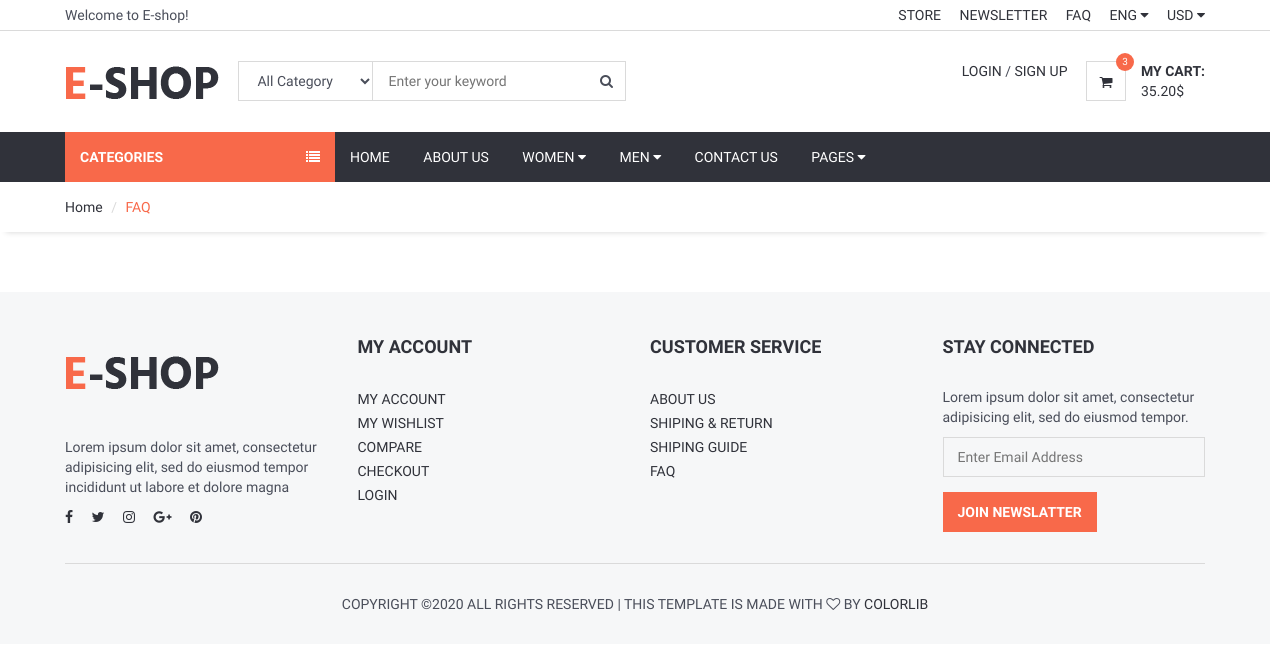
/faq/, run on an earlier commit of the app's database.
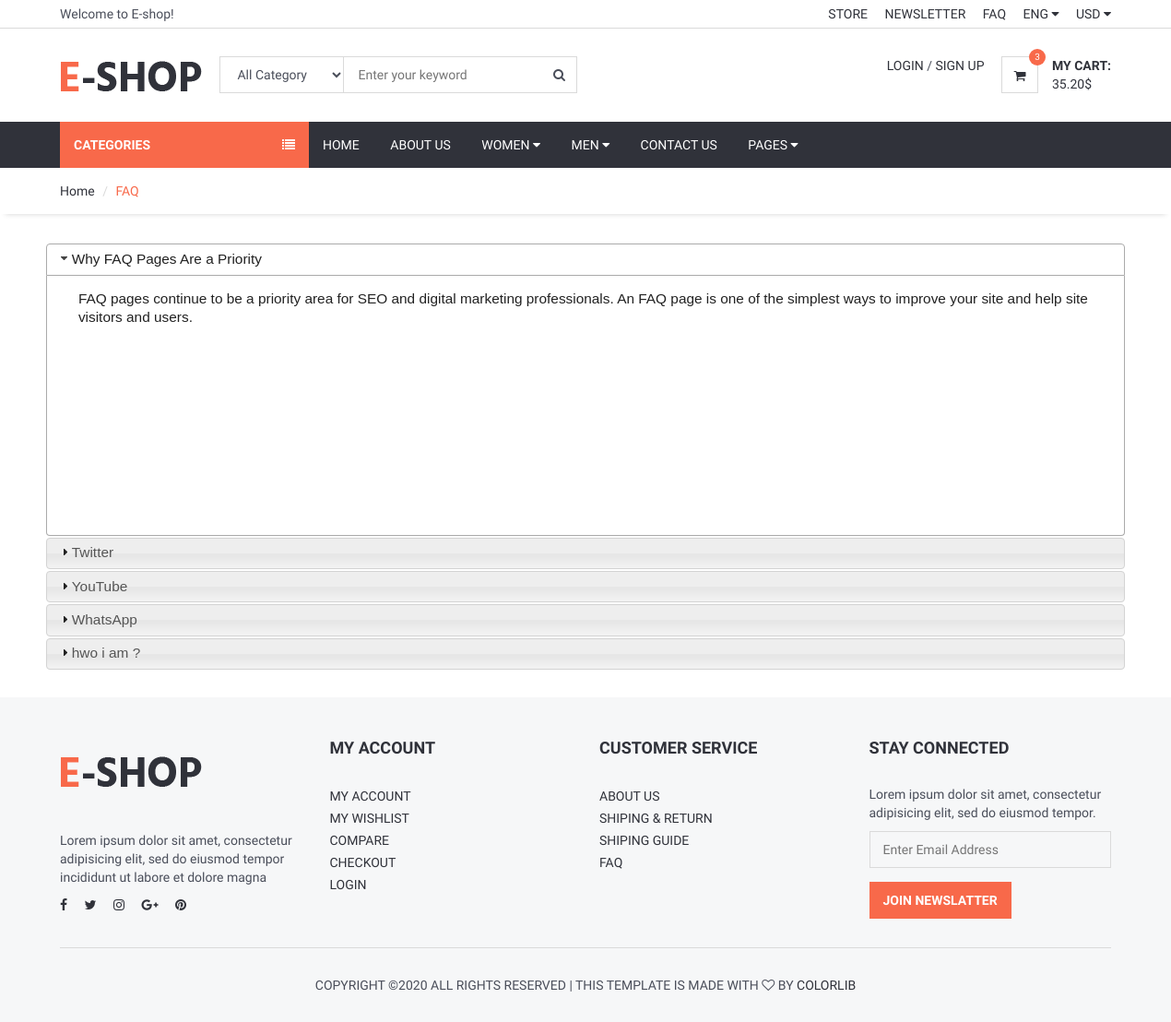
And on a later commit of the database.
### home/models.py (models this page shows, shortened)
class FAQ(models.Model):
    STATUS = (
        ('True', 'True'),
        ('False', 'False'),
    )
    order_number = models.IntegerField()
    question = models.CharField(max_length=200)
    answer = RichTextUploadingField()
    status = models.CharField(max_length=5, choices=STATUS)
    create_at=models.DateTimeField(auto_now_add=True)
    update_at=models.DateTimeField(auto_now=True)

### home/views.py (the view)
# urls.py: path('faq/', views.faq, name='faq'),
def faq(request):
    category = Category.objects.all()
    faq = FAQ.objects.filter(status="True").order_by("order_number")
    context = {
        "category": category,
        "faq": faq,
    }
    return render(request, 'faq.html', context)

### home/templates/faq.html (shortened to what this page needs)
{% extends 'homebase.html' %}
{% block sidebar %} {% include 'sidebar.html' %} {% endblock %}
{% block body %}
	<div id="breadcrumb">
		<div class="container">
			<ul class="breadcrumb">
                <li><a href="{% url 'index' %}">Home</a></li>
                <li class="active">FAQ</li>
			</ul>
		</div>
	</div>
	<div class="section">
		<div class="container">
			<div class="row">
                <div id="accordion">
                {% for faq_ans in faq %}
                    <h3>{{ faq_ans.question }}</h3>
                    <div>
                    <p>{{ faq_ans.answer|safe }}</p>
                 </div>
                {% endfor %}
            </div>
			</div>
		</div>
	</div>
{% endblock  %}

### home/templates/homebase.html (shortened to what this page needs)
{% load static %}
<!DOCTYPE html>
<html lang="en">
<head>
	<link type="text/css" rel="stylesheet" href="{% static 'css/bootstrap.min.css' %}"/>
	<link type="text/css" rel="stylesheet" href="{% static 'css/slick.css' %}" />
	<link type="text/css" rel="stylesheet" href="{% static 'css/slick-theme.css' %}" />
	<link type="text/css" rel="stylesheet" href="{% static 'css/nouislider.min.css' %}" />
	<link rel="stylesheet" href="{% static 'css/font-awesome.min.css' %}">
    <link type="text/css" rel="stylesheet" href="{% static 'css/style.css' %}" />
	<link rel="stylesheet" href="https://ajax.googleapis.com/ajax/libs/jqueryui/1.11.4/themes/smoothness/jquery-ui.css">
</head>
<body>
    {% include "header.html" %}
    {% block sidebar %} {% endblock %}
    {% block body %} {% endblock %}
	{% include 'footer.html' %}
</body>
</html>

### home/templates/header.html (shortened to what this page needs)
{% load static %}
	<header>
		<div id="top-header">
			<div class="container">
				<div class="pull-left">
					<span>Welcome to E-shop!</span>
				</div>
				<div class="pull-right">
					<ul class="header-top-links">
						<li><a href="#">Store</a></li>
						<li><a href="#">Newsletter</a></li>
						<li><a href="#">FAQ</a></li>
						<li class="dropdown default-dropdown">
							<a class="dropdown-toggle" data-toggle="dropdown" aria-expanded="true">ENG <i class="fa fa-caret-down"></i></a>
						</li>
						<li class="dropdown default-dropdown">
							<a class="dropdown-toggle" data-toggle="dropdown" aria-expanded="true">USD <i class="fa fa-caret-down"></i></a>
						</li>
					</ul>
				</div>
			</div>
		</div>
		<div id="header">
			<div class="container">
				<div class="pull-left">
					<div class="header-logo">
						<a class="logo" href="#">
							<img src="{% static 'img/logo.png' %}" alt="">
						</a>
					</div>
					<div class="header-search">
						<form action="/search/" method="POST">
							<input id="query" name="query" class="input search-input" type="text" placeholder="Enter your keyword">
							<select name="catid" class="input search-categories">
								<option value="0">All Category</option>
								{% load mptt_tags %}
							</select>
							<button class="search-btn"><i class="fa fa-search"></i></button>
						</form>
					</div>
				</div>
				<div class="pull-right">
					<ul class="header-btns">
						<li class="header-account dropdown default-dropdown">
							{% if user.id is not None %}
							<div class="dropdown-toggle" role="button" data-toggle="dropdown" aria-expanded="true">
								<div class="header-btns-icon">
									<img src="{{ request.session.userimage }}" style="height: 40px; border-radius: 30%">
								</div>
								<strong class="text-uppercase">{{ user.first_name }} <i class="fa fa-caret-down"></i></strong>
							</div>
							{% else %}
							<a href="{% url 'login_view' %}" class="text-uppercase">Login</a> / <a href="{% url 'signup_view' %}" class="text-uppercase">Sign Up</a>
							{% endif %}
						</li>
						<li class="header-cart dropdown default-dropdown">
							<a href="/order/shopcart">
								<div class="header-btns-icon">
									<i class="fa fa-shopping-cart"></i>
									<span class="qty">3</span>
								</div>
								<strong class="text-uppercase">My Cart:</strong>
								<br>
								<span>35.20$</span>
							</a>
						</li>
					</ul>
				</div>
			</div>
		</div>
	</header>

### home/templates/sidebar.html (shortened to what this page needs)
{% load static %}
<div id="navigation">
    <div class="container">
        <div id="responsive-nav">
            {% if page %}
                <div class="category-nav">
             {% else %}
                <div class="category-nav show-on-click">
            {% endif %}
                <span class="category-header">Categories <i class="fa fa-list"></i></span>
                <!-- {% load mptt_tags %}
                {% load mptt_tags %}
            </div>
            <div class="menu-nav">
                <ul class="menu-list">
                    <li><a href="/">Home</a></li>
                    <li><a href="/about">About Us</a></li>
                    <li class="dropdown mega-dropdown"><a class="dropdown-toggle" data-toggle="dropdown" aria-expanded="true">Women <i class="fa fa-caret-down"></i></a>
                    </li>
                    <li class="dropdown mega-dropdown full-width"><a class="dropdown-toggle" data-toggle="dropdown" aria-expanded="true">Men <i class="fa fa-caret-down"></i></a>
                    </li>
                    <li><a href="/contact">Contact Us</a></li>
                    <li class="dropdown default-dropdown"><a class="dropdown-toggle" data-toggle="dropdown" aria-expanded="true">Pages <i class="fa fa-caret-down"></i></a>
                    </li>
                </ul>
            </div>
        </div>
    </div>
</div>

### home/templates/footer.html (shortened to what this page needs)
{% load static %}
	<footer id="footer" class="section section-grey">
		<div class="container">
			<div class="row">
				<div class="col-md-3 col-sm-6 col-xs-6">
					<div class="footer">
						<div class="footer-logo">
							<a class="logo" href="#">
		            <img src="./img/logo.png" alt="">
		          </a>
						</div>
						<p>Lorem ipsum dolor sit amet, consectetur adipisicing elit, sed do eiusmod tempor incididunt ut labore et dolore magna</p>
						<ul class="footer-social">
							<li><a href="#"><i class="fa fa-facebook"></i></a></li>
							<li><a href="#"><i class="fa fa-twitter"></i></a></li>
							<li><a href="#"><i class="fa fa-instagram"></i></a></li>
							<li><a href="#"><i class="fa fa-google-plus"></i></a></li>
							<li><a href="#"><i class="fa fa-pinterest"></i></a></li>
						</ul>
					</div>
				</div>
				<div class="col-md-3 col-sm-6 col-xs-6">
					<div class="footer">
						<h3 class="footer-header">My Account</h3>
						<ul class="list-links">
							<li><a href="#">My Account</a></li>
							<li><a href="#">My Wishlist</a></li>
							<li><a href="#">Compare</a></li>
							<li><a href="#">Checkout</a></li>
							<li><a href="#">Login</a></li>
						</ul>
					</div>
				</div>
				<div class="col-md-3 col-sm-6 col-xs-6">
					<div class="footer">
						<h3 class="footer-header">Customer Service</h3>
						<ul class="list-links">
							<li><a href="#">About Us</a></li>
							<li><a href="#">Shiping & Return</a></li>
							<li><a href="#">Shiping Guide</a></li>
							<li><a href="#">FAQ</a></li>
						</ul>
					</div>
				</div>
				<div class="col-md-3 col-sm-6 col-xs-6">
					<div class="footer">
						<h3 class="footer-header">Stay Connected</h3>
						<p>Lorem ipsum dolor sit amet, consectetur adipisicing elit, sed do eiusmod tempor.</p>
						<form>
							<div class="form-group">
								<input class="input" placeholder="Enter Email Address">
							</div>
							<button class="primary-btn">Join Newslatter</button>
						</form>
					</div>
				</div>
			</div>
			<hr>
			<div class="row">
				<div class="col-md-8 col-md-offset-2 text-center">
					<div class="footer-copyright">
						Copyright &copy;<script>document.write(new Date().getFullYear());</script> All rights reserved | This template is made with <i class="fa fa-heart-o" aria-hidden="true"></i> by <a href="https://colorlib.com" target="_blank">Colorlib</a>
					</div>
				</div>
			</div>
		</div>
	</footer>
</body>
</html>

### home/static/css/style.css (style rules this page uses)
body { font-family: 'Hind', sans-serif; color: #4A4E5A; overflow-x: hidden; }
h1, h2, h3, h4, h5, h6 { color: #30323A; margin: 0 0 10px; font-weight: 700; }
a { color: #30323A; -webkit-transition: 0.3s color; transition: 0.3s color; }
strong { color: #30323A; }
ul, ol { margin: 0; padding: 0; list-style: none }
hr { margin-top: 15px; margin-bottom: 15px; border-color: #DADADA; }
.main-btn, .primary-btn { display: inline-block; padding: 10px 15px; text-transform: uppercase; font-weight: 700; border: none; -webkit-transition: 0.3s all; transition: 0.3s all; }
.primary-btn { color: #FFF; background-color: #F8694A; }
.input { width: 100%; height: 40px; padding: 0px 15px; border: none; background-color: transparent; -webkit-box-shadow: 0px 0px 0px 1px #DADADA inset, 0px 0px 0px 5px transparent; box-shadow: 0px 0px 0px 1px #DADADA inset, 0px 0px 0px 5px transparent; -webkit-transition: 0.3s all; transition: 0.3s all; }
.list-links li>a { position: relative; display: inline-block; text-transform: uppercase; padding: 2px 0px; -webkit-transition: 0.3s all; transition: 0.3s all; }
.list-links li>a:before { content: "\f105"; position: absolute; left: 0px; font-family: FontAwesome; -webkit-transform: translateX(-10px); -ms-transform: translateX(-10px); transform: translateX(-10px); opacity: 0; visibility: hidden; -webkit-transition: 0.3s all; transition: 0.3s all; }
.section { padding-top: 30px; padding-bottom: 30px; }
.section-grey { background: #F6F7F8; }
#breadcrumb { -webkit-box-shadow: 0px 6px 6px -6px rgba(0, 0, 0, 0.175); box-shadow: 0px 6px 6px -6px rgba(0, 0, 0, 0.175); }
.breadcrumb { background-color: transparent; border: none; border-radius: 0px; padding: 15px 0px; margin: 0; }
.breadcrumb>.active { color: #F8694A; }
.breadcrumb>li+li:before { color: #DADADA; }
#header { padding-top: 15px; padding-bottom: 15px; }
#top-header { padding-top: 5px; padding-bottom: 5px; border-bottom: 1px solid #DADADA; }
.header-top-links>li { display: inline-block; }
.header-top-links>li+li { margin-left: 15px; }
.header-top-links>li>a { cursor: pointer; text-transform: uppercase; }
.header-logo { display: inline-block; margin-right: 15px; }
.header-logo .logo>img { width: 100%; max-height: 70px; }
.header-search { display: inline-block; padding: 15px 0px; max-width: 400px; }
.header-search>form { position: relative; }
.header-search>form .search-input { padding-left: 150px; padding-right: 45px; }
.header-search>form .search-categories { position: absolute; left: 0px; top: 0px; width: 135px; }
.header-search>form .search-btn { position: absolute; top: 0px; right: 0px; width: 40px; height: 40px; background-color: transparent; border: none; }
.header-btns>li { display: inline-block; vertical-align: top; padding: 15px 0px; }
.header-btns>li+li { margin-left: 15px; }
.header-btns>li .header-btns-icon { position: relative; float: left; margin-right: 15px; width: 40px; height: 40px; line-height: 40px; text-align: center; color: #30323A; background-color: #FFF; border: 1px solid #DADADA; }
.header-cart .header-btns-icon .qty { position: absolute; right: -9px; top: -9px; width: 18px; height: 18px; line-height: 18px; text-align: center; font-size: 10px; background: #F8694A; color: #FFF; border-radius: 50%; }
#navigation { background-color: #30323A; }
#navigation .container { position: relative; }
.category-nav { float: left; width: 270px; }
.category-nav .category-header { padding: 15px; display: block; text-transform: uppercase; background: #F8694A; color: #FFF; font-weight: 700; }
.category-nav .category-header>i { float: right; line-height: 20px; }
.menu-nav .menu-list>li { display: inline-block; }
.menu-nav .menu-list>li>a { display: block; padding: 15px; color: #FFF; text-transform: uppercase; }
.dropdown.mega-dropdown.full-width { position: static !important; }
.footer { margin: 15px 0px; }
.footer .footer-header { font-size: 18px; text-transform: uppercase; margin-bottom: 30px; }
.footer-logo { margin-bottom: 30px; }
.footer-logo .logo { display: inline-block; }
.footer-logo .logo>img { width: 100%; max-height: 70px; }
.footer-social>li { display: inline-block; margin-right: 15px; margin-bottom: 6px; }
.footer-social>li:last-child { margin-right: 0px; }
.footer-copyright { margin-top: 15px; text-transform: uppercase; font-size: 14px; }

What changed in the data, as far as the page shows it:
added FAQ: question "Why FAQ Pages Are a Priority", answer "FAQ pages continue to be a priority area for SEO and digital marketing professionals. An FAQ page is one of the simplest ways to improve your site and help site visitors and users."
added FAQ: question "Twitter"
added FAQ: question "YouTube"
added FAQ: question "WhatsApp"
added FAQ: question "hwo i am ?"
